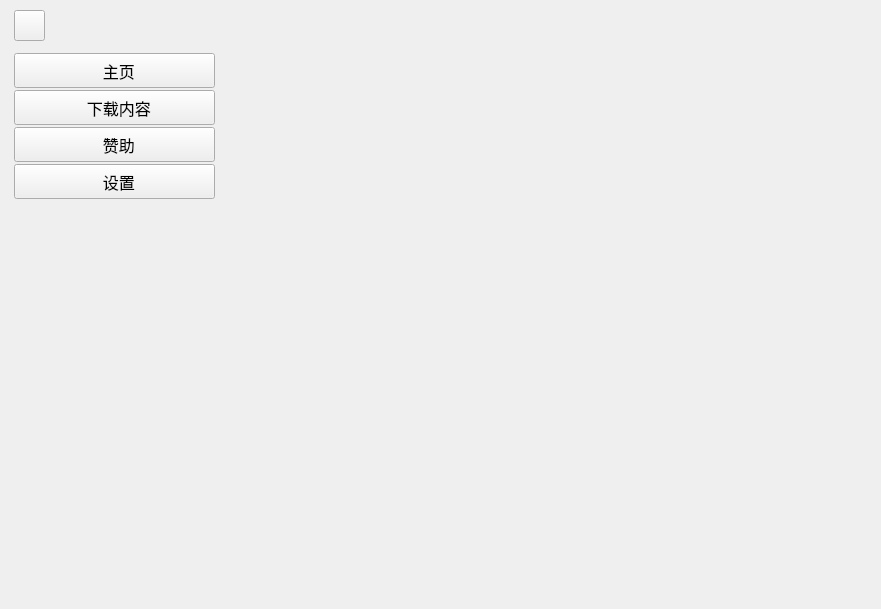
<?xml version="1.0" encoding="UTF-8"?>
<ui version="4.0">
 <class>MainWindow</class>
 <widget class="QMainWindow" name="MainWindow">
  <property name="geometry">
   <rect>
    <x>0</x>
    <y>0</y>
    <width>879</width>
    <height>605</height>
   </rect>
  </property>
  <property name="windowTitle">
   <string>MainWindow</string>
  </property>
  <property name="styleSheet">
   <string notr="true">/*QPushButton*/

QPushButton {  
    border: 1px solid rgb(236,236,236); 
	border-bottom-color: rgb(211, 211, 211);
    border-radius: 4px;  
    background-color: rgb(254, 254, 254); 
	color:black;

}  

QPushButton:hover
{
	background-color:rgb(250, 250, 250);
 }

QPushButton:pressed {  
    background-color: rgb(250, 250, 250); 
	border-bottom-color:rgb(236, 236, 236);
	color:grey;
}

/*QLineEdit*/
QLineEdit {  
    border: 1px solid rgb(229,229,229); 
	border-bottom-color: rgb(134,134, 134);
    border-radius: 5px;  
    background-color: rgb(251, 251, 251); 
	color:black;

}  

QLineEdit:hover
{
	background-color:rgb(246,246,246);
 }

QLineEdit:focus{
	border-bottom-width: 2px;
	background-color: rgb(255, 255, 255);
	border-bottom-color: rgb(0, 103, 192);

}
/*QComboBox*/
QComboBox::drop-down{
	subcontrol-origin: padding;
    subcontrol-position: top right;
    width: 20px;
	image: url(:/qss/base/res/drop-down.png);
}
QComboBox {  
    border: 1px solid rgb(236,236,236); 
	border-bottom-color: rgb(211, 211, 211);
    border-radius: 4px;  
    background-color: rgb(254, 254, 254); 
	color:black;

}  

QComboBox:hover
{
	background-color:rgb(250, 250, 250);
 }

 QComboBox:pressed {  
    background-color: rgb(250, 250, 250); 
	border-bottom-color:rgb(236, 236, 236);
	color:grey;
}

QComboBox QAbstractItemView {
    border: 1px solid rgb(236,236,236); 
	background-color: rgb(249,249,249);
    border-radius: 6px;
    padding: 1px 2px 1px 2px; 
    min-width: 9em;   
	outline:none;
	
}

QComboBox QAbstractItemView::item {
	border-radius: 6px;
    height: 30px;  
	color:black;
	
	background-color: rgb(249,249,249);

}
QComboBox QAbstractItemView::item:selected{
	padding:3px;
	border-top-left-radius:0px;
	border-bottom-left-radius:0px;
	border-left:2px solid rgb(0,103,192);

} 

QComboBox QAbstractItemView::item:hover {
	border-top-left-radius:0px;
	border-bottom-left-radius:0px;
	border-left:none ;
	background-color: rgb(240,240,240);
	border-radius: 6px;


	
}
QComboBox QAbstractItemView::item:pressed {
	border-top-left-radius:0px;
	border-bottom-left-radius:0px;
	border-left:none ;
	background-color: rgb(243,243,243);
	border-radius: 6px;
}
QCheckBox::indicator:unchecked{
  	border: 1px solid grey;
	border-radius:4px;
	background-color:white;
}
QCheckBox::indicator:unchecked:hover{
  	border: 1px solid grey;
	border-radius:4px;
	background-color:rgb(227,227,227);
}
QCheckBox::indicator:checked{
	border-image:url(:/qss/base/res/tick.png);
	background-color: rgb(23, 143, 255);
	/*border: 2px solid grey;*/
	border-radius:4px;
}
QCheckBox::indicator:checked:hover{
	border-image:url(:/qss/base/res/tick.png);
	background-color: rgb(0,128,227);
	/*border: 2px solid grey;*/
	border-radius:4px;
}
QProgressBar {  
     
    background-color:  rgb(164,160,164); 
    color: rgb(164,160,164); 
	max-height:1px;
    text-align: center; 
}  
QProgressBar::chunk {  
    background-color:  rgb(0,120,212);
}


</string>
  </property>
  <widget class="QWidget" name="centralwidget">
   <layout class="QHBoxLayout" name="horizontalLayout_2">
    <item>
     <layout class="QVBoxLayout" name="verticalLayout_4">
      <item>
       <layout class="QVBoxLayout" name="verticalLayout_3">
        <property name="leftMargin">
         <number>5</number>
        </property>
        <item>
         <spacer name="verticalSpacer_2">
          <property name="orientation">
           <enum>Qt::Vertical</enum>
          </property>
          <property name="sizeType">
           <enum>QSizePolicy::Fixed</enum>
          </property>
          <property name="sizeHint" stdset="0">
           <size>
            <width>20</width>
            <height>1</height>
           </size>
          </property>
         </spacer>
        </item>
        <item>
         <widget class="QToolButton" name="toolMenu">
          <property name="minimumSize">
           <size>
            <width>31</width>
            <height>31</height>
           </size>
          </property>
          <property name="maximumSize">
           <size>
            <width>31</width>
            <height>31</height>
           </size>
          </property>
          <property name="styleSheet">
           <string notr="true"/>
          </property>
          <property name="text">
           <string/>
          </property>
          <property name="checkable">
           <bool>true</bool>
          </property>
         </widget>
        </item>
        <item>
         <layout class="QVBoxLayout" name="verticalLayout_2">
          <property name="leftMargin">
           <number>0</number>
          </property>
          <item>
           <layout class="QHBoxLayout" name="horizontalLayout">
            <property name="spacing">
             <number>0</number>
            </property>
            <property name="leftMargin">
             <number>5</number>
            </property>
            <item>
             <widget class="Line" name="line">
              <property name="orientation">
               <enum>Qt::Vertical</enum>
              </property>
             </widget>
            </item>
           </layout>
          </item>
          <item>
           <layout class="QVBoxLayout" name="verticalLayout">
            <property name="spacing">
             <number>2</number>
            </property>
            <property name="sizeConstraint">
             <enum>QLayout::SetDefaultConstraint</enum>
            </property>
            <property name="leftMargin">
             <number>0</number>
            </property>
            <property name="rightMargin">
             <number>0</number>
            </property>
            <item>
             <widget class="QToolButton" name="toolMain">
              <property name="minimumSize">
               <size>
                <width>201</width>
                <height>35</height>
               </size>
              </property>
              <property name="maximumSize">
               <size>
                <width>201</width>
                <height>35</height>
               </size>
              </property>
              <property name="font">
               <font>
                <pointsize>12</pointsize>
               </font>
              </property>
              <property name="text">
               <string>  主页</string>
              </property>
              <property name="iconSize">
               <size>
                <width>55</width>
                <height>55</height>
               </size>
              </property>
              <property name="checkable">
               <bool>false</bool>
              </property>
              <property name="autoRepeat">
               <bool>false</bool>
              </property>
              <property name="autoExclusive">
               <bool>false</bool>
              </property>
              <property name="popupMode">
               <enum>QToolButton::DelayedPopup</enum>
              </property>
              <property name="toolButtonStyle">
               <enum>Qt::ToolButtonTextBesideIcon</enum>
              </property>
              <property name="autoRaise">
               <bool>false</bool>
              </property>
             </widget>
            </item>
            <item>
             <widget class="QToolButton" name="toolDownload">
              <property name="minimumSize">
               <size>
                <width>201</width>
                <height>35</height>
               </size>
              </property>
              <property name="maximumSize">
               <size>
                <width>201</width>
                <height>35</height>
               </size>
              </property>
              <property name="font">
               <font>
                <pointsize>12</pointsize>
               </font>
              </property>
              <property name="text">
               <string>  下载内容</string>
              </property>
              <property name="iconSize">
               <size>
                <width>55</width>
                <height>55</height>
               </size>
              </property>
              <property name="checkable">
               <bool>false</bool>
              </property>
              <property name="autoRepeat">
               <bool>false</bool>
              </property>
              <property name="autoExclusive">
               <bool>false</bool>
              </property>
              <property name="popupMode">
               <enum>QToolButton::DelayedPopup</enum>
              </property>
              <property name="toolButtonStyle">
               <enum>Qt::ToolButtonTextBesideIcon</enum>
              </property>
              <property name="autoRaise">
               <bool>false</bool>
              </property>
             </widget>
            </item>
            <item>
             <widget class="QToolButton" name="toolDonate">
              <property name="minimumSize">
               <size>
                <width>201</width>
                <height>35</height>
               </size>
              </property>
              <property name="maximumSize">
               <size>
                <width>201</width>
                <height>35</height>
               </size>
              </property>
              <property name="font">
               <font>
                <pointsize>12</pointsize>
               </font>
              </property>
              <property name="text">
               <string>  赞助</string>
              </property>
              <property name="iconSize">
               <size>
                <width>55</width>
                <height>55</height>
               </size>
              </property>
              <property name="checkable">
               <bool>false</bool>
              </property>
              <property name="autoRepeat">
               <bool>false</bool>
              </property>
              <property name="autoExclusive">
               <bool>false</bool>
              </property>
              <property name="popupMode">
               <enum>QToolButton::DelayedPopup</enum>
              </property>
              <property name="toolButtonStyle">
               <enum>Qt::ToolButtonTextBesideIcon</enum>
              </property>
              <property name="autoRaise">
               <bool>false</bool>
              </property>
             </widget>
            </item>
            <item>
             <widget class="QToolButton" name="toolSettings">
              <property name="minimumSize">
               <size>
                <width>201</width>
                <height>35</height>
               </size>
              </property>
              <property name="maximumSize">
               <size>
                <width>201</width>
                <height>35</height>
               </size>
              </property>
              <property name="font">
               <font>
                <pointsize>12</pointsize>
               </font>
              </property>
              <property name="text">
               <string>  设置</string>
              </property>
              <property name="iconSize">
               <size>
                <width>55</width>
                <height>55</height>
               </size>
              </property>
              <property name="checkable">
               <bool>false</bool>
              </property>
              <property name="autoRepeat">
               <bool>false</bool>
              </property>
              <property name="autoExclusive">
               <bool>false</bool>
              </property>
              <property name="popupMode">
               <enum>QToolButton::DelayedPopup</enum>
              </property>
              <property name="toolButtonStyle">
               <enum>Qt::ToolButtonTextBesideIcon</enum>
              </property>
              <property name="autoRaise">
               <bool>false</bool>
              </property>
             </widget>
            </item>
           </layout>
          </item>
         </layout>
        </item>
       </layout>
      </item>
      <item>
       <spacer name="verticalSpacer">
        <property name="orientation">
         <enum>Qt::Vertical</enum>
        </property>
        <property name="sizeHint" stdset="0">
         <size>
          <width>20</width>
          <height>368</height>
         </size>
        </property>
       </spacer>
      </item>
     </layout>
    </item>
    <item>
     <widget class="QStackedWidget" name="stackedWidget">
      <property name="minimumSize">
       <size>
        <width>651</width>
        <height>591</height>
       </size>
      </property>
      <widget class="QWidget" name="page"/>
      <widget class="QWidget" name="page_2"/>
     </widget>
    </item>
   </layout>
  </widget>
 </widget>
 <resources/>
 <connections/>
</ui>
